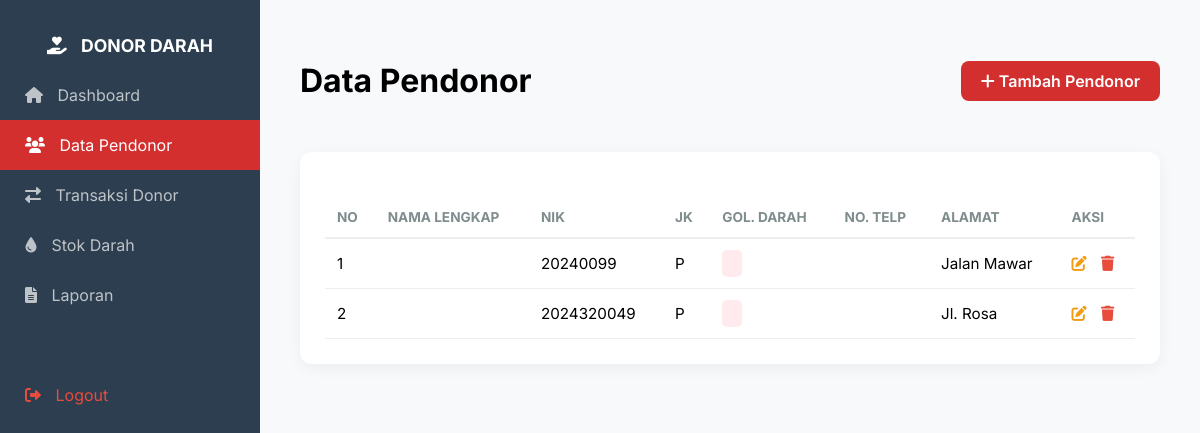
The app's page /pendonor.php (signed in) with its own data.
### tables this page shows
CREATE TABLE `pendonor` (
  `id_pendonor` int(11) NOT NULL,
  `nik` varchar(16) NOT NULL,
  `nama_pendonor` varchar(100) NOT NULL,
  `jenis_kelamin` enum('L','P') DEFAULT NULL,
  `golongan_darah` varchar(5) DEFAULT NULL,
  `alamat` text DEFAULT NULL,
  `no_telp` varchar(20) DEFAULT NULL
);

### pendonor.php (the view, shortened to what this page needs)
<?php
include '../koneksi.php';
?>
<!DOCTYPE html>
<html lang="id">
<head>
    <link rel="stylesheet" href="https://cdnjs.cloudflare.com/ajax/libs/font-awesome/6.0.0/css/all.min.css">
</head>
<body>
    <div class="sidebar">
        <h2 style="text-align:center; font-size: 1.1rem;"><i class="fas fa-hand-holding-heart"></i> DONOR DARAH</h2>
        <a href="index.php"><i class="fas fa-home"></i> Dashboard</a>
        <a href="pendonor.php" class="active"><i class="fas fa-users"></i> Data Pendonor</a>
        <a href="transaksi.php"><i class="fas fa-exchange-alt"></i> Transaksi Donor</a>
        <a href="stok.php"><i class="fas fa-tint"></i> Stok Darah</a>
        <a href="laporan.php"><i class="fas fa-file-alt"></i> Laporan</a>
        <a href="logout.php" style="margin-top:50px; color:#e74c3c;"><i class="fas fa-sign-out-alt"></i> Logout</a>
    </div>
    <div class="main-content">
        <div class="header">
            <h1>Data Pendonor</h1>
            <a href="addPendonor.php" class="btn-tambah"><i class="fas fa-plus"></i> Tambah Pendonor</a>
        </div>
        <div class="card-table">
            <table>
                <thead>
                    <tr>
                        <th>No</th>
                        <th>Nama Lengkap</th>
                        <th>NIK</th>
                        <th>JK</th>
                        <th>Gol. Darah</th>
                        <th>No. Telp</th>
                        <th>Alamat</th>
                        <th>Aksi</th>
                    </tr>
                </thead>
                <tbody>
                    <?php
                    $no = 1;
                    $query = mysqli_query($koneksi, "SELECT * FROM pendonor ORDER BY id_pendonor DESC");
                    if ($query && mysqli_num_rows($query) > 0) {
                        while($d = mysqli_fetch_assoc($query)){
                            ?>
                            <tr>
                                <td><?= $no++; ?></td>
                                <td><strong><?= htmlspecialchars($d['nama']); ?></strong></td>
                                <td><?= htmlspecialchars($d['nik']); ?></td>
                                <td><?= htmlspecialchars($d['jenis_kelamin']); ?></td>
                                <td><span class="badge-gol"><?= htmlspecialchars($d['gol_darah']); ?></span></td>
                                <td><?= htmlspecialchars($d['no_hp']); ?></td>
                                <td><?= htmlspecialchars($d['alamat']); ?></td>
                                <td>
                                    <a href="editPendonor.php?id=<?= $d['id_pendonor']; ?>" class="btn-edit"><i class="fas fa-edit"></i></a>
                                    <a href="delPendonor.php?id=<?= $d['id_pendonor']; ?>" class="btn-hapus" onclick="return confirm('Hapus data ini?')"><i class="fas fa-trash"></i></a>
                                </td>
                            </tr>
                            <?php
                        }
                    } else {
                        echo '<tr><td colspan="8" style="text-align:center; color:#999;">Belum ada data pendonor.</td></tr>';
                    }
                    ?>
                </tbody>
            </table>
        </div>
    </div>
</body>
</html>

### pendonor.php (style rules this page uses)
:root { --primary-red: #d32f2f; --sidebar-color: #2c3e50; }
body { font-family: 'Inter', sans-serif; background-color: #f8f9fa; margin: 0; display: flex; }
.sidebar { width: 260px; height: 100vh; background: var(--sidebar-color); color: white; position: fixed; padding-top: 20px; }
.sidebar a { display: block; padding: 15px 25px; color: #bdc3c7; text-decoration: none; transition: 0.3s; }
.sidebar a:hover, .sidebar a.active { background: var(--primary-red); color: white; }
.sidebar i { margin-right: 10px; }
.main-content { margin-left: 260px; width: calc(100% - 260px); padding: 40px; }
.header { display: flex; justify-content: space-between; align-items: center; margin-bottom: 30px; }
.card-table { background: white; padding: 25px; border-radius: 12px; box-shadow: 0 4px 15px rgba(0,0,0,0.05); }
table { width: 100%; border-collapse: collapse; margin-top: 20px; }
table th { text-align: left; padding: 12px; border-bottom: 2px solid #eee; color: #7f8c8d; font-size: 0.85rem; text-transform: uppercase; }
table td { padding: 15px 12px; border-bottom: 1px solid #eee; font-size: 0.95rem; }
.btn-tambah { background: var(--primary-red); color: white; padding: 10px 20px; text-decoration: none; border-radius: 8px; font-weight: 600; transition: 0.3s; }
.badge-gol { background: #ffebee; color: #d32f2f; padding: 4px 10px; border-radius: 5px; font-weight: 700; }
.btn-edit { color: #f39c12; margin-right: 10px; text-decoration: none; }
.btn-hapus { color: #e74c3c; text-decoration: none; }

### records on screen
pendonor: nik "20240099", jenis_kelamin "P", alamat "Jalan Mawar"
pendonor: nik "2024320049", jenis_kelamin "P", alamat "Jl. Rosa"
